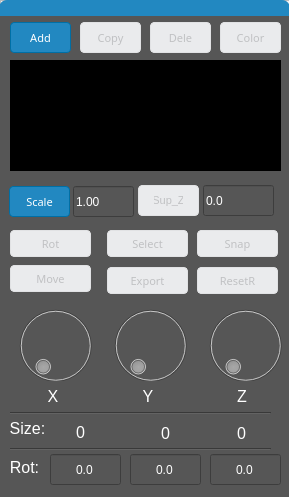
<?xml version="1.0" encoding="UTF-8"?>
<ui version="4.0">
 <class>ModelEdit</class>
 <widget class="QWidget" name="ModelEdit">
  <property name="geometry">
   <rect>
    <x>0</x>
    <y>0</y>
    <width>289</width>
    <height>497</height>
   </rect>
  </property>
  <property name="windowTitle">
   <string>Form</string>
  </property>
  <property name="styleSheet">
   <string notr="true">QLineEdit
{	
	color: rgb(255, 255, 255);
}
QLabel
{
	font-family:&quot;Source Sans Pro&quot;;
	 font-size: 16px;
    font-weight: regular;
	color:#FFF;
}
QWidget
{
	background-color: rgb(86, 86, 86);
}
QPushButton,QToolButton
{
    color: #424344;
    font-family: &quot;Source Sans Pro&quot;;
    font-size: 11px;
    font-weight: regular;
}


QPushButton,QToolButton
{
    border: 1px solid yellow; /* dummy color -- is overridden below */
}

QPushButton,QToolButton
{
    border-radius: 4px;
    padding: 0px 15px;
   ;
    max-height: 100px;
    min-height: 25px;
}

QPushButton,QToolButton
{
    border-color: #C0C1C3;
    background-color: #F6F7F9;
}

QPushButton:hover,QToolButton:hover
{
    background-color: #FFF;
}

QToolButton:pressed, QPushButton:pressed, QPushButton[btn-secondary=true]:pressed, QPushButton[btn-icon=true]:pressed
{
    background-color: qlineargradient(x1:0, y1:0, x2:0, y2:1, stop:0 #E0E1E3, stop:.25 #F6F7F9);
}

/*QToolButton:disabled,*/ 
QPushButton:disabled
{
    background-color: #EAEBED;
    border-color: #E1E2E4;
    color: #C0C1C3;
}
QPushButton,QToolButton
{
    background-color: #2288C1;
    border-color: #006fa5;
    color: #fff;
}

QPushButton:hover,QToolButton:hover
{
    background-color: #6C22E2;
}

QPushButton:pressed
{
    background-color: qlineargradient(x1:0, y1:0, x2:0, y2:1, stop:0 #0072a9, stop:.25 #2288C1);
}


</string>
  </property>
  <widget class="QPushButton" name="AddModelButton">
   <property name="geometry">
    <rect>
     <x>10</x>
     <y>22</y>
     <width>61</width>
     <height>31</height>
    </rect>
   </property>
   <property name="font">
    <font>
     <family>Source Sans Pro</family>
     <pointsize>-1</pointsize>
    </font>
   </property>
   <property name="focusPolicy">
    <enum>Qt::NoFocus</enum>
   </property>
   <property name="toolTip">
    <string>Add  new model(s) </string>
   </property>
   <property name="text">
    <string>Add</string>
   </property>
  </widget>
  <widget class="QPushButton" name="DuplicateModeButton">
   <property name="enabled">
    <bool>false</bool>
   </property>
   <property name="geometry">
    <rect>
     <x>80</x>
     <y>22</y>
     <width>61</width>
     <height>31</height>
    </rect>
   </property>
   <property name="font">
    <font>
     <family>Source Sans Pro</family>
     <pointsize>-1</pointsize>
    </font>
   </property>
   <property name="focusPolicy">
    <enum>Qt::NoFocus</enum>
   </property>
   <property name="toolTip">
    <string>Duplicate the selected model</string>
   </property>
   <property name="text">
    <string>Copy</string>
   </property>
  </widget>
  <widget class="QPushButton" name="RemoveModelButton">
   <property name="enabled">
    <bool>false</bool>
   </property>
   <property name="geometry">
    <rect>
     <x>150</x>
     <y>22</y>
     <width>61</width>
     <height>31</height>
    </rect>
   </property>
   <property name="font">
    <font>
     <family>Source Sans Pro</family>
     <pointsize>-1</pointsize>
    </font>
   </property>
   <property name="focusPolicy">
    <enum>Qt::NoFocus</enum>
   </property>
   <property name="toolTip">
    <string>Delete the seleted object</string>
   </property>
   <property name="text">
    <string>Dele</string>
   </property>
  </widget>
  <widget class="QListWidget" name="ModelList">
   <property name="geometry">
    <rect>
     <x>10</x>
     <y>60</y>
     <width>271</width>
     <height>111</height>
    </rect>
   </property>
   <property name="styleSheet">
    <string notr="true">QListWidget
{
	color: rgb(255, 255, 255);	
	background-color: rgb(0, 0, 0);
    font-family: &quot;Source Sans Pro&quot;;
    font-size: 14px;
    font-weight: regular;
}</string>
   </property>
  </widget>
  <widget class="QToolButton" name="ModelScaleButton">
   <property name="enabled">
    <bool>false</bool>
   </property>
   <property name="geometry">
    <rect>
     <x>9</x>
     <y>186</y>
     <width>61</width>
     <height>31</height>
    </rect>
   </property>
   <property name="font">
    <font>
     <family>Source Sans Pro</family>
     <pointsize>-1</pointsize>
    </font>
   </property>
   <property name="toolTip">
    <string>Scaled the selected object</string>
   </property>
   <property name="text">
    <string>Scale</string>
   </property>
  </widget>
  <widget class="QPushButton" name="ModelRotButton">
   <property name="enabled">
    <bool>false</bool>
   </property>
   <property name="geometry">
    <rect>
     <x>10</x>
     <y>230</y>
     <width>81</width>
     <height>27</height>
    </rect>
   </property>
   <property name="font">
    <font>
     <family>Source Sans Pro</family>
     <pointsize>-1</pointsize>
    </font>
   </property>
   <property name="focusPolicy">
    <enum>Qt::NoFocus</enum>
   </property>
   <property name="text">
    <string>Rot</string>
   </property>
  </widget>
  <widget class="QPushButton" name="ModelMoveButton">
   <property name="enabled">
    <bool>false</bool>
   </property>
   <property name="geometry">
    <rect>
     <x>10</x>
     <y>265</y>
     <width>81</width>
     <height>27</height>
    </rect>
   </property>
   <property name="font">
    <font>
     <family>Source Sans Pro</family>
     <pointsize>-1</pointsize>
    </font>
   </property>
   <property name="focusPolicy">
    <enum>Qt::NoFocus</enum>
   </property>
   <property name="toolTip">
    <string>Change to top view,move the object</string>
   </property>
   <property name="text">
    <string>Move</string>
   </property>
  </widget>
  <widget class="QPushButton" name="RestRotButton">
   <property name="enabled">
    <bool>false</bool>
   </property>
   <property name="geometry">
    <rect>
     <x>197</x>
     <y>267</y>
     <width>81</width>
     <height>27</height>
    </rect>
   </property>
   <property name="font">
    <font>
     <family>Source Sans Pro</family>
     <pointsize>-1</pointsize>
    </font>
   </property>
   <property name="focusPolicy">
    <enum>Qt::NoFocus</enum>
   </property>
   <property name="toolTip">
    <string>Reset the rotation .</string>
   </property>
   <property name="text">
    <string>ResetR</string>
   </property>
  </widget>
  <widget class="QPushButton" name="ModelSelectedButton">
   <property name="enabled">
    <bool>false</bool>
   </property>
   <property name="geometry">
    <rect>
     <x>107</x>
     <y>230</y>
     <width>81</width>
     <height>27</height>
    </rect>
   </property>
   <property name="font">
    <font>
     <family>Source Sans Pro</family>
     <pointsize>-1</pointsize>
    </font>
   </property>
   <property name="focusPolicy">
    <enum>Qt::NoFocus</enum>
   </property>
   <property name="toolTip">
    <string>Change to select mode</string>
   </property>
   <property name="text">
    <string>Select</string>
   </property>
  </widget>
  <widget class="QPushButton" name="ModelSnapButton">
   <property name="enabled">
    <bool>false</bool>
   </property>
   <property name="geometry">
    <rect>
     <x>197</x>
     <y>230</y>
     <width>81</width>
     <height>27</height>
    </rect>
   </property>
   <property name="font">
    <font>
     <family>Source Sans Pro</family>
     <pointsize>-1</pointsize>
    </font>
   </property>
   <property name="focusPolicy">
    <enum>Qt::NoFocus</enum>
   </property>
   <property name="toolTip">
    <string>Drop the object to the floor</string>
   </property>
   <property name="text">
    <string>Snap</string>
   </property>
  </widget>
  <widget class="QPushButton" name="ModelExportButton">
   <property name="enabled">
    <bool>false</bool>
   </property>
   <property name="geometry">
    <rect>
     <x>107</x>
     <y>267</y>
     <width>81</width>
     <height>27</height>
    </rect>
   </property>
   <property name="font">
    <font>
     <family>Source Sans Pro</family>
     <pointsize>-1</pointsize>
    </font>
   </property>
   <property name="focusPolicy">
    <enum>Qt::NoFocus</enum>
   </property>
   <property name="toolTip">
    <string>Export the model to STL file</string>
   </property>
   <property name="text">
    <string>Export</string>
   </property>
  </widget>
  <widget class="QFrame" name="frame">
   <property name="geometry">
    <rect>
     <x>0</x>
     <y>0</y>
     <width>291</width>
     <height>16</height>
    </rect>
   </property>
   <property name="styleSheet">
    <string notr="true">QFrame
{
	background-color: rgb(244, 244, 244);
}</string>
   </property>
   <property name="frameShape">
    <enum>QFrame::StyledPanel</enum>
   </property>
   <property name="frameShadow">
    <enum>QFrame::Raised</enum>
   </property>
   <widget class="QFrame" name="header">
    <property name="geometry">
     <rect>
      <x>-1</x>
      <y>0</y>
      <width>291</width>
      <height>16</height>
     </rect>
    </property>
    <property name="styleSheet">
     <string notr="true">QFrame
{
	border-top-left-radius:8px;
    border-top-right-radius: 8px;
	background-color: rgb(34, 136, 193);
}</string>
    </property>
    <property name="frameShape">
     <enum>QFrame::StyledPanel</enum>
    </property>
    <property name="frameShadow">
     <enum>QFrame::Raised</enum>
    </property>
   </widget>
  </widget>
  <widget class="QDial" name="dial_x">
   <property name="enabled">
    <bool>false</bool>
   </property>
   <property name="geometry">
    <rect>
     <x>10</x>
     <y>300</y>
     <width>91</width>
     <height>91</height>
    </rect>
   </property>
   <property name="focusPolicy">
    <enum>Qt::NoFocus</enum>
   </property>
   <property name="toolTip">
    <string>Rotated in X axis</string>
   </property>
   <property name="maximum">
    <number>3599</number>
   </property>
   <property name="pageStep">
    <number>1</number>
   </property>
  </widget>
  <widget class="QLabel" name="label_rotx">
   <property name="geometry">
    <rect>
     <x>26</x>
     <y>381</y>
     <width>54</width>
     <height>31</height>
    </rect>
   </property>
   <property name="text">
    <string>X</string>
   </property>
   <property name="alignment">
    <set>Qt::AlignCenter</set>
   </property>
  </widget>
  <widget class="QDial" name="dial_y">
   <property name="enabled">
    <bool>false</bool>
   </property>
   <property name="geometry">
    <rect>
     <x>105</x>
     <y>300</y>
     <width>91</width>
     <height>91</height>
    </rect>
   </property>
   <property name="focusPolicy">
    <enum>Qt::NoFocus</enum>
   </property>
   <property name="toolTip">
    <string>Rotated in Y axis</string>
   </property>
   <property name="maximum">
    <number>3599</number>
   </property>
   <property name="pageStep">
    <number>1</number>
   </property>
  </widget>
  <widget class="QDial" name="dial_z">
   <property name="enabled">
    <bool>false</bool>
   </property>
   <property name="geometry">
    <rect>
     <x>200</x>
     <y>300</y>
     <width>91</width>
     <height>91</height>
    </rect>
   </property>
   <property name="focusPolicy">
    <enum>Qt::NoFocus</enum>
   </property>
   <property name="toolTip">
    <string>Rotated in Z axis</string>
   </property>
   <property name="maximum">
    <number>3599</number>
   </property>
   <property name="pageStep">
    <number>1</number>
   </property>
  </widget>
  <widget class="QLabel" name="label_rotz">
   <property name="geometry">
    <rect>
     <x>215</x>
     <y>381</y>
     <width>54</width>
     <height>31</height>
    </rect>
   </property>
   <property name="text">
    <string>Z</string>
   </property>
   <property name="alignment">
    <set>Qt::AlignCenter</set>
   </property>
  </widget>
  <widget class="QLabel" name="label_roty">
   <property name="geometry">
    <rect>
     <x>121</x>
     <y>381</y>
     <width>54</width>
     <height>31</height>
    </rect>
   </property>
   <property name="text">
    <string>Y</string>
   </property>
   <property name="alignment">
    <set>Qt::AlignCenter</set>
   </property>
  </widget>
  <widget class="QLabel" name="label">
   <property name="geometry">
    <rect>
     <x>2</x>
     <y>418</y>
     <width>51</width>
     <height>21</height>
    </rect>
   </property>
   <property name="text">
    <string>Size:</string>
   </property>
   <property name="alignment">
    <set>Qt::AlignCenter</set>
   </property>
  </widget>
  <widget class="QLabel" name="label_sizex">
   <property name="geometry">
    <rect>
     <x>50</x>
     <y>422</y>
     <width>61</width>
     <height>20</height>
    </rect>
   </property>
   <property name="text">
    <string>0</string>
   </property>
   <property name="alignment">
    <set>Qt::AlignCenter</set>
   </property>
  </widget>
  <widget class="QLabel" name="label_sizey">
   <property name="geometry">
    <rect>
     <x>130</x>
     <y>423</y>
     <width>71</width>
     <height>20</height>
    </rect>
   </property>
   <property name="text">
    <string>0</string>
   </property>
   <property name="alignment">
    <set>Qt::AlignCenter</set>
   </property>
  </widget>
  <widget class="QLabel" name="label_sizez">
   <property name="geometry">
    <rect>
     <x>211</x>
     <y>423</y>
     <width>61</width>
     <height>20</height>
    </rect>
   </property>
   <property name="text">
    <string>0</string>
   </property>
   <property name="alignment">
    <set>Qt::AlignCenter</set>
   </property>
  </widget>
  <widget class="Line" name="line">
   <property name="geometry">
    <rect>
     <x>10</x>
     <y>405</y>
     <width>261</width>
     <height>16</height>
    </rect>
   </property>
   <property name="styleSheet">
    <string notr="true"/>
   </property>
   <property name="orientation">
    <enum>Qt::Horizontal</enum>
   </property>
  </widget>
  <widget class="QLabel" name="label_rot">
   <property name="geometry">
    <rect>
     <x>-1</x>
     <y>457</y>
     <width>51</width>
     <height>21</height>
    </rect>
   </property>
   <property name="text">
    <string>Rot:</string>
   </property>
   <property name="alignment">
    <set>Qt::AlignCenter</set>
   </property>
  </widget>
  <widget class="Line" name="line_2">
   <property name="geometry">
    <rect>
     <x>10</x>
     <y>441</y>
     <width>261</width>
     <height>16</height>
    </rect>
   </property>
   <property name="styleSheet">
    <string notr="true"/>
   </property>
   <property name="orientation">
    <enum>Qt::Horizontal</enum>
   </property>
  </widget>
  <widget class="QPushButton" name="ColorButton">
   <property name="enabled">
    <bool>false</bool>
   </property>
   <property name="geometry">
    <rect>
     <x>220</x>
     <y>22</y>
     <width>61</width>
     <height>31</height>
    </rect>
   </property>
   <property name="font">
    <font>
     <family>Source Sans Pro</family>
     <pointsize>-1</pointsize>
    </font>
   </property>
   <property name="text">
    <string>Color</string>
   </property>
  </widget>
  <widget class="QLineEdit" name="lineEdit_scale">
   <property name="enabled">
    <bool>false</bool>
   </property>
   <property name="geometry">
    <rect>
     <x>73</x>
     <y>186</y>
     <width>61</width>
     <height>31</height>
    </rect>
   </property>
   <property name="focusPolicy">
    <enum>Qt::StrongFocus</enum>
   </property>
   <property name="layoutDirection">
    <enum>Qt::LeftToRight</enum>
   </property>
   <property name="styleSheet">
    <string notr="true">QLineEdit
{	
	color: rgb(255, 255, 255);
}</string>
   </property>
   <property name="text">
    <string>1.00</string>
   </property>
   <property name="alignment">
    <set>Qt::AlignLeading|Qt::AlignLeft|Qt::AlignVCenter</set>
   </property>
  </widget>
  <widget class="QLineEdit" name="lineEdit_rotx">
   <property name="enabled">
    <bool>false</bool>
   </property>
   <property name="geometry">
    <rect>
     <x>50</x>
     <y>454</y>
     <width>71</width>
     <height>31</height>
    </rect>
   </property>
   <property name="text">
    <string>0.0</string>
   </property>
   <property name="alignment">
    <set>Qt::AlignCenter</set>
   </property>
  </widget>
  <widget class="QLineEdit" name="lineEdit_roty">
   <property name="enabled">
    <bool>false</bool>
   </property>
   <property name="geometry">
    <rect>
     <x>130</x>
     <y>454</y>
     <width>71</width>
     <height>31</height>
    </rect>
   </property>
   <property name="text">
    <string>0.0</string>
   </property>
   <property name="alignment">
    <set>Qt::AlignCenter</set>
   </property>
  </widget>
  <widget class="QLineEdit" name="lineEdit_rotz">
   <property name="enabled">
    <bool>false</bool>
   </property>
   <property name="geometry">
    <rect>
     <x>210</x>
     <y>454</y>
     <width>71</width>
     <height>31</height>
    </rect>
   </property>
   <property name="text">
    <string>0.0</string>
   </property>
   <property name="alignment">
    <set>Qt::AlignCenter</set>
   </property>
  </widget>
  <widget class="QPushButton" name="SupZ">
   <property name="enabled">
    <bool>false</bool>
   </property>
   <property name="geometry">
    <rect>
     <x>138</x>
     <y>185</y>
     <width>61</width>
     <height>31</height>
    </rect>
   </property>
   <property name="text">
    <string>Sup_Z</string>
   </property>
  </widget>
  <widget class="QLineEdit" name="SupZ_linedit">
   <property name="geometry">
    <rect>
     <x>203</x>
     <y>185</y>
     <width>71</width>
     <height>31</height>
    </rect>
   </property>
   <property name="text">
    <string>0.0</string>
   </property>
  </widget>
 </widget>
 <resources/>
 <connections/>
</ui>
